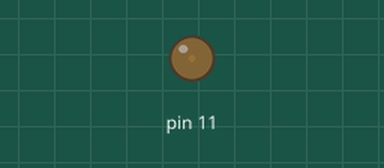
Bench run of a sketch on a simulated Arduino Uno, built with avr-gcc and run on an emulated ATmega328P. On the bench: output pins drawn as LEDs (lit = HIGH). What the sketch prints to the serial monitor is not drawn.

Above: at 0.05 s.
At 1.55 s:
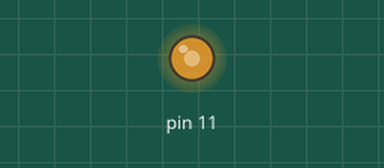
At 2.3 s:
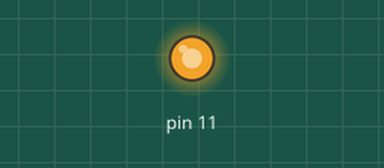
At 4.55 s:
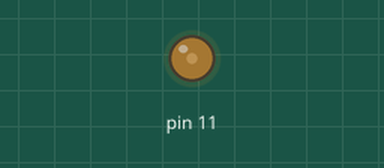
Timing chart, 0 to 6.7 s (numbered marks = the images above):
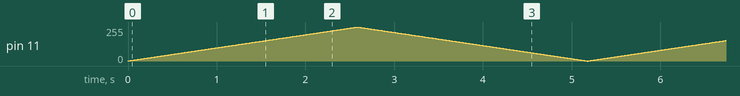

The sketch:

Test_RGB.ino
```cpp
int L;
void light(void);

void setup() {
  Serial.begin(9600);

}

void loop() {
  while (L != 255){
   L = L + 1;
   light();
  }
  while (L != 0){
    L = L - 1;
    light();
  }
}

void light() {
 analogWrite(11, L);
 Serial.println(L);
 delay(10);
}
```
